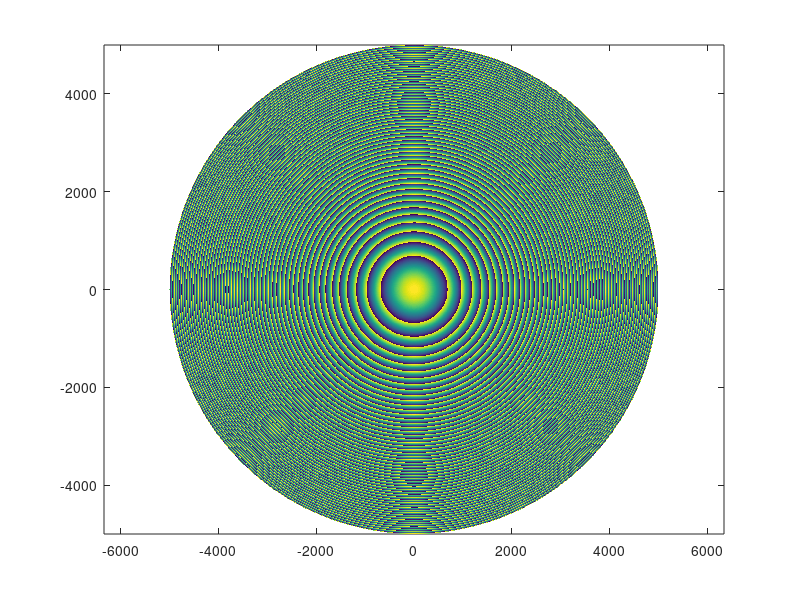
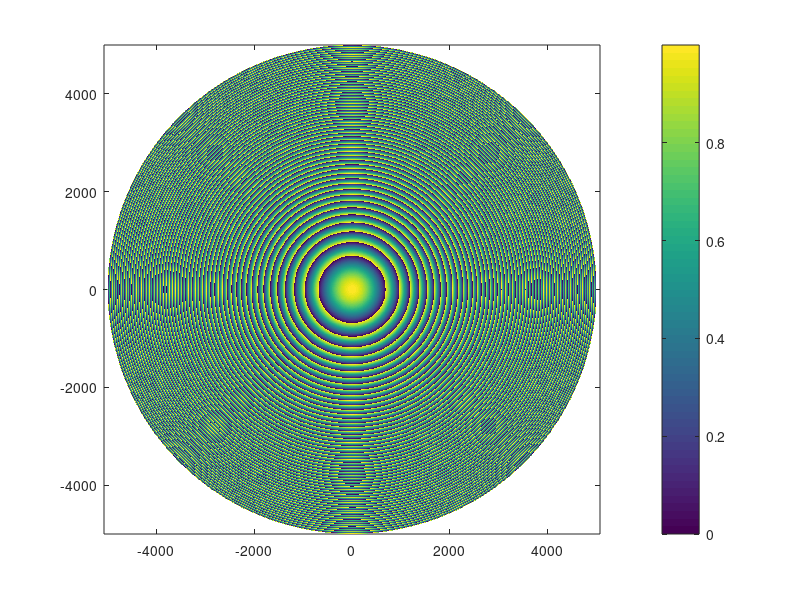
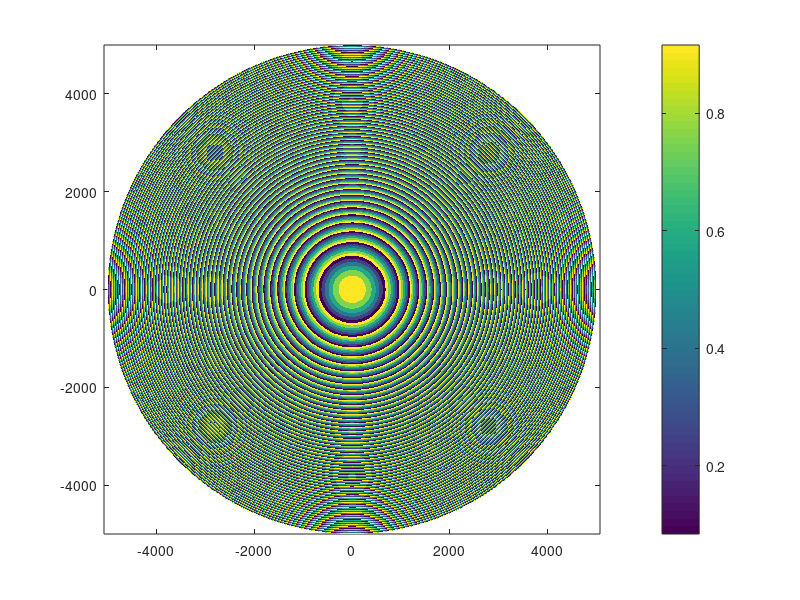

Recreate these plots in MATLAB, in order.
%% Lesson 0: Getting to know the problem
% An optical engineer your're working with, gives you a phase mask file |phasemask.xlsx|
% 
% 
% 
% |lesson0.mat| file has the table from the |.xlsx| file as Matlab's matrix 
% (excluding the third column). First, you load it into the workspace:

load('datafiles/lesson0.mat','data');
size(data)
% Task 1. Make a polar plot of the 'before' data (second column) on a Cartesian grid.

Rmin = data(1,1);
Rmax = data(end,1);
[X, Y] = meshgrid(-Rmax:5:Rmax);
R = sqrt(X.^2 + Y.^2);
map = nan(size(X));
I = R <= Rmax & R >= Rmin;
map(I) = interp1(data(:,1),data(:,2),R(I),'linear');
figure; pcolor(X,Y,mod(map,1)); shading flat; axis equal
%%
figure; pcolor(X,Y,mod(map,1)); shading flat; colorbar; axis equal
% Task 2. Discretize the phase mask into N (6, 8, 16) levels between 0 and 1.

N = 6;
lvls = linspace(0,1,N+1);
lvls = lvls(2:end) - lvls(2)/2;
map = mod(map,1);
I = ~isnan(map);
[~, ilvl] = min(abs(map(I)-lvls),[],2);
map(I) = lvls(ilvl);
figure; pcolor(X,Y,map); shading flat; colorbar; axis equal
